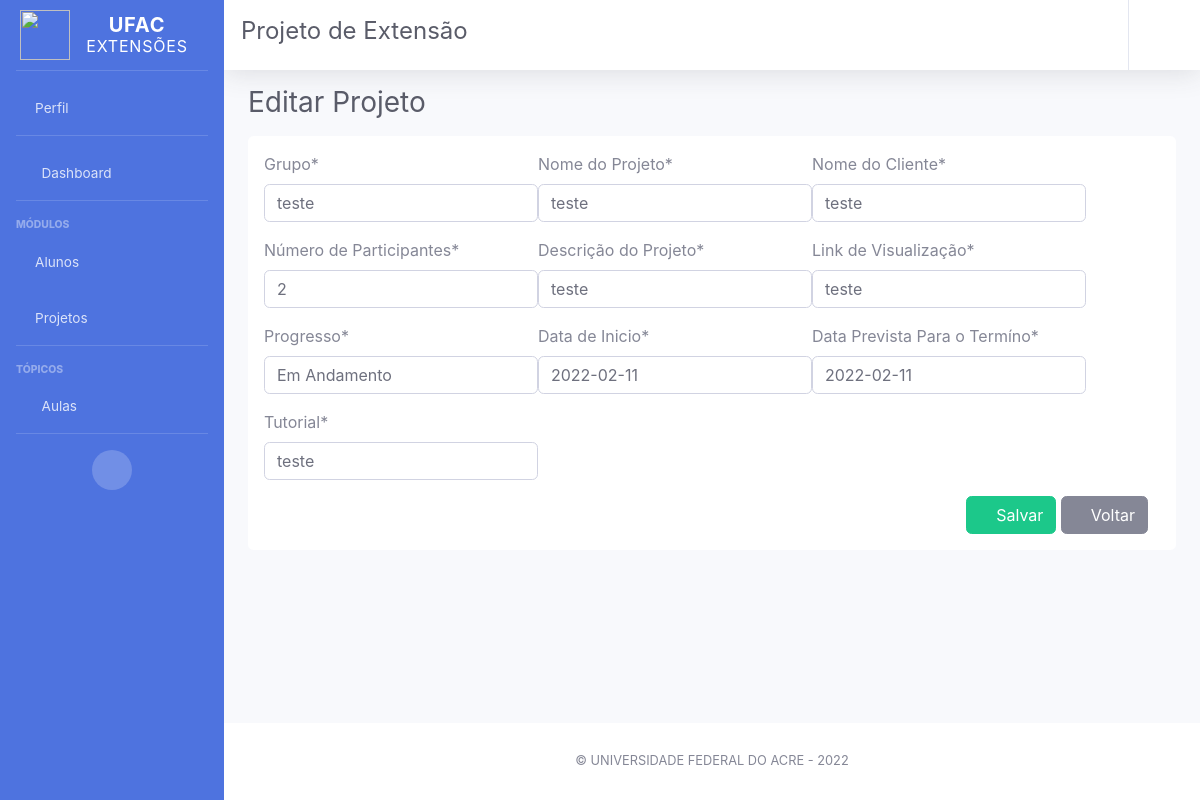
The app's page /projetos/update/1, older data.
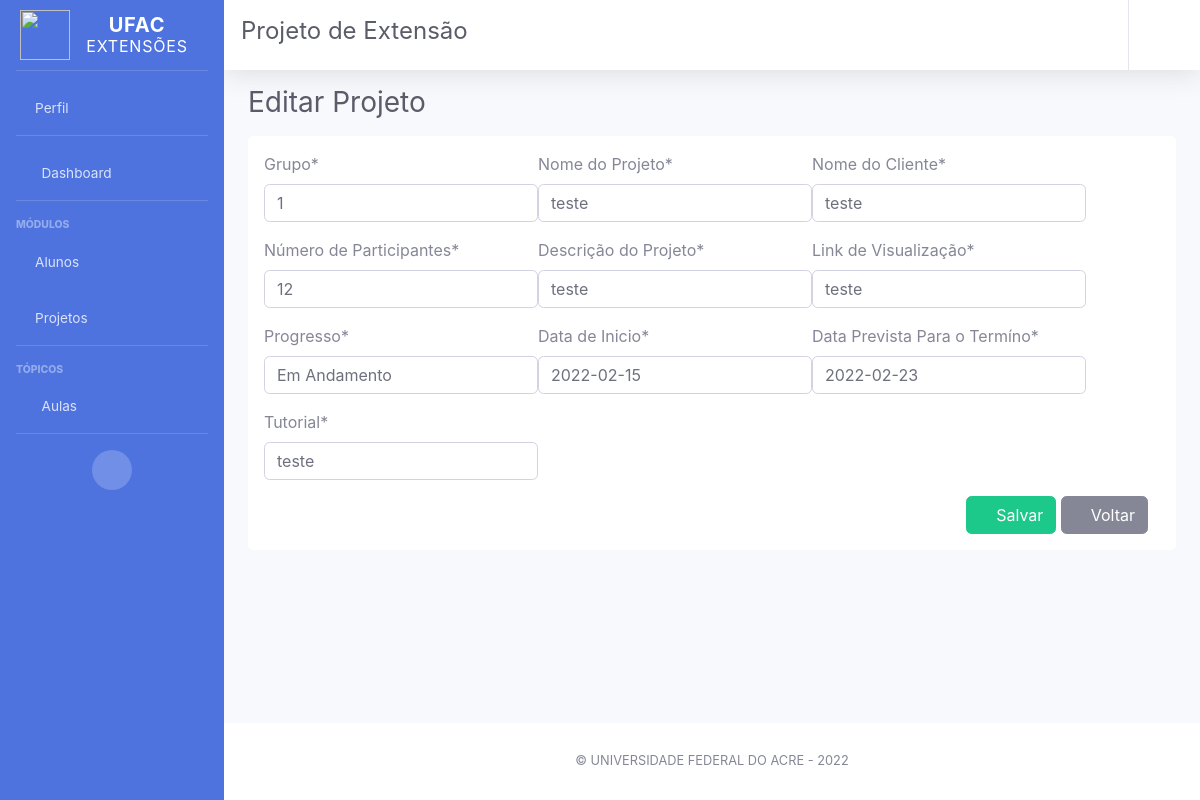
The same page, newer data.
### apps/projetos/models.py (models this page shows, shortened)
class Grupos(models.Model):
    grupo = models.CharField('Grupo', max_length=200)
    projeto= models.CharField('Nome do Projeto', max_length=200)
    cliente = models.CharField('Nome do Cliente', max_length=200)
    n_de_part = models.DecimalField('Número de Participantes', max_digits=100, decimal_places=0)
    descricao = models.CharField('Descrição do Projeto', max_length=200)
    ver = models.CharField('Link de Visualização', max_length=200)
    status = models.CharField('Progresso', max_length=200)
    dataIni = models.DateField('Data de Inicio')
    dataFim = models.DateField('Data Prevista Para o Termíno')
    tutorial = models.CharField('tutorial', max_length=200)

### apps/projetos/views.py (the view)
# urls.py: path('update/<int:pk>', GruposUpdate.as_view() , name='update'),
class GruposUpdate(UpdateView):
    model = Grupos
    fields = "__all__"
    template_name = 'projetos/cadastro_projeto.html'
    success_url = reverse_lazy('projetos:listagem')

### templates/projetos/cadastro_projeto.html (shortened to what this page needs)
{% extends 'partials/base2.html' %}
{% load static %}
{% load crispy_forms_tags %}
{% block conteudo %}
    {% if object.pk %}
        <h1 class="h3 my-3 text-dark">Editar Projeto</h1>
    {% else %}
        <h1 class="h3 my-3 text-dark">Cadastrar Projeto</h1>
    {% endif %}
    <form method="POST" action="">
        <div id="" class="row bg-white p-3 m-auto rounded">
            {{ form | crispy }}
            <div class="text-right col-md-12">
                {% if object.pk %}
                    <button type="submit" class=" save btn btn-success">
                        <i class="fas fa-save"></i>
                        Salvar
                    </button>
                    <a class="btn btn-secondary"  href="">
                        <i class="fas fa-arrow-left"></i>
                        Voltar
                    </a>
                {% endif %}
            </div>
        </div>
    </form>
{% endblock %}

Row changes from the older to the newer data that the page shows:
changed Grupos "teste": grupo "teste" → "1"; n_de_part "2" → "12"; dataIni "2022-02-11" → "2022-02-15"; dataFim "2022-02-11" → "2022-02-23"
